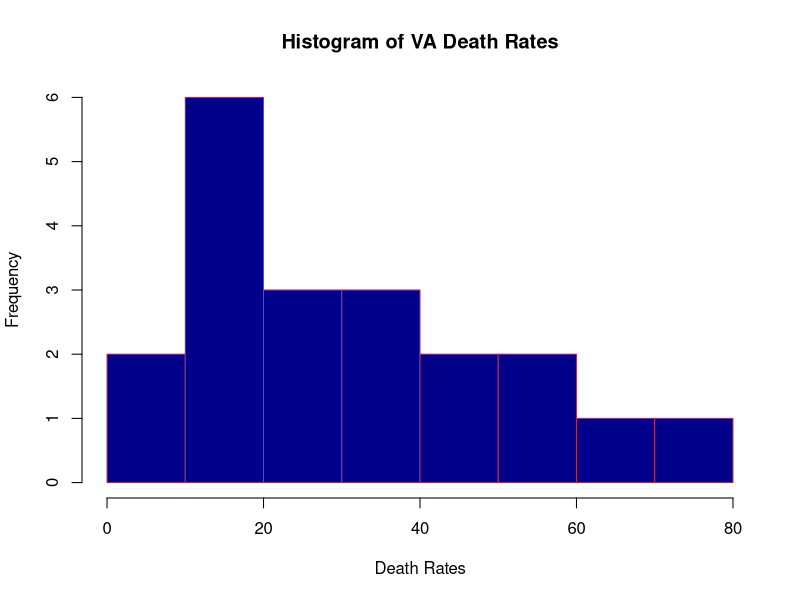
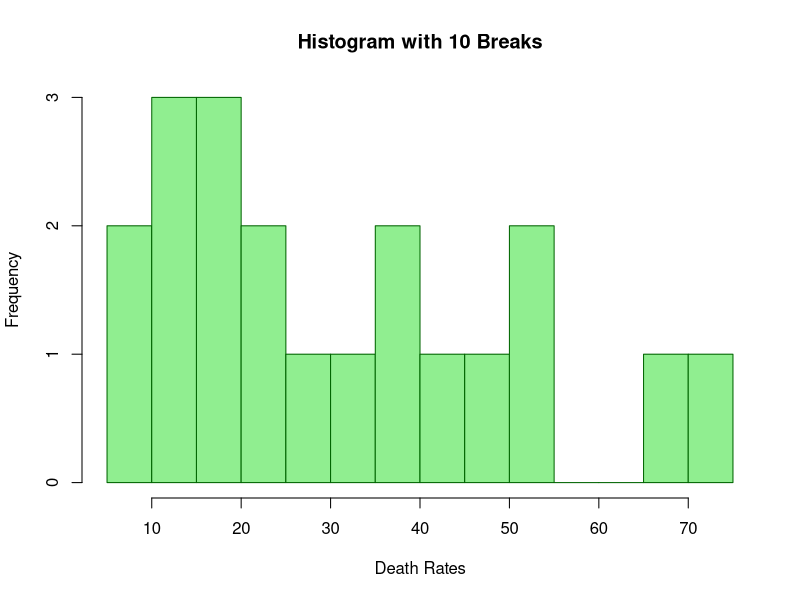
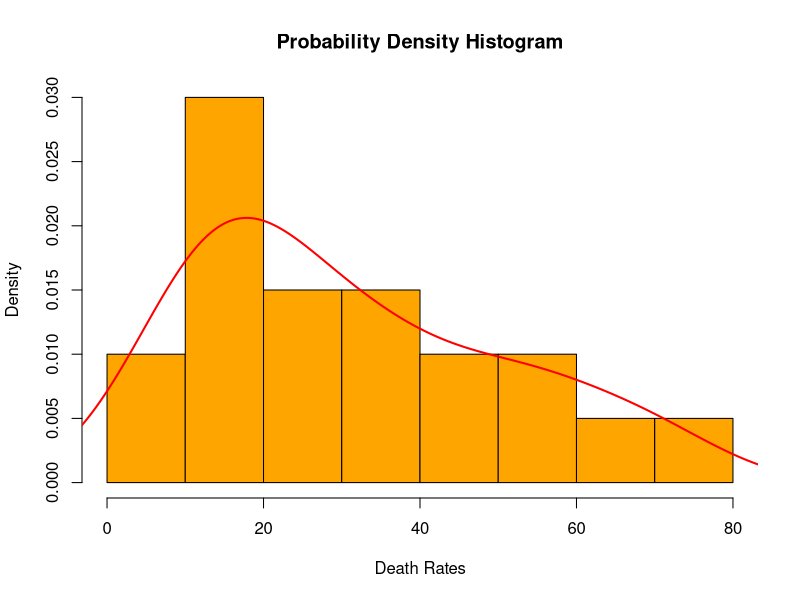

Generate these figures, in order, with R:
# Load dataset
data("VADeaths")

# View dataset
VADeaths

# Convert matrix to numeric vector for histogram
va_values <- as.vector(VADeaths)

hist(va_values,
     main = "Histogram of VA Death Rates",
     xlab = "Death Rates",
     col = "darkblue",
     border = "maroon")

hist(va_values,
     breaks = 10,
     main = "Histogram with 10 Breaks",
     xlab = "Death Rates",
     col = "lightgreen",
     border = "darkgreen")

hist(va_values,
     probability = TRUE,
     main = "Probability Density Histogram",
     xlab = "Death Rates",
     col = "orange")

lines(density(va_values), col = "red", lwd = 2)
